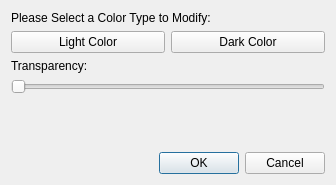
<?xml version="1.0" encoding="UTF-8"?>
<ui version="4.0">
 <class>Dialog</class>
 <widget class="QDialog" name="Dialog">
  <property name="geometry">
   <rect>
    <x>0</x>
    <y>0</y>
    <width>336</width>
    <height>185</height>
   </rect>
  </property>
  <property name="windowTitle">
   <string>Dialog</string>
  </property>
  <layout class="QVBoxLayout" name="verticalLayout">
   <item>
    <widget class="QLabel" name="label">
     <property name="text">
      <string>Please Select a Color Type to Modify:</string>
     </property>
    </widget>
   </item>
   <item>
    <layout class="QHBoxLayout" name="horizontalLayout">
     <item>
      <widget class="QPushButton" name="lightColor">
       <property name="text">
        <string>Light Color</string>
       </property>
      </widget>
     </item>
     <item>
      <widget class="QPushButton" name="darkColor">
       <property name="text">
        <string>Dark Color</string>
       </property>
      </widget>
     </item>
    </layout>
   </item>
   <item>
    <widget class="QLabel" name="label_2">
     <property name="text">
      <string>Transparency:</string>
     </property>
    </widget>
   </item>
   <item>
    <widget class="QSlider" name="opacity">
     <property name="orientation">
      <enum>Qt::Horizontal</enum>
     </property>
    </widget>
   </item>
   <item>
    <spacer name="verticalSpacer">
     <property name="orientation">
      <enum>Qt::Vertical</enum>
     </property>
     <property name="sizeHint" stdset="0">
      <size>
       <width>20</width>
       <height>40</height>
      </size>
     </property>
    </spacer>
   </item>
   <item>
    <widget class="QDialogButtonBox" name="buttonBox">
     <property name="orientation">
      <enum>Qt::Horizontal</enum>
     </property>
     <property name="standardButtons">
      <set>QDialogButtonBox::Cancel|QDialogButtonBox::Ok</set>
     </property>
    </widget>
   </item>
  </layout>
 </widget>
 <resources/>
 <connections>
  <connection>
   <sender>buttonBox</sender>
   <signal>accepted()</signal>
   <receiver>Dialog</receiver>
   <slot>accept()</slot>
   <hints>
    <hint type="sourcelabel">
     <x>248</x>
     <y>254</y>
    </hint>
    <hint type="destinationlabel">
     <x>157</x>
     <y>274</y>
    </hint>
   </hints>
  </connection>
  <connection>
   <sender>buttonBox</sender>
   <signal>rejected()</signal>
   <receiver>Dialog</receiver>
   <slot>reject()</slot>
   <hints>
    <hint type="sourcelabel">
     <x>316</x>
     <y>260</y>
    </hint>
    <hint type="destinationlabel">
     <x>286</x>
     <y>274</y>
    </hint>
   </hints>
  </connection>
 </connections>
</ui>
